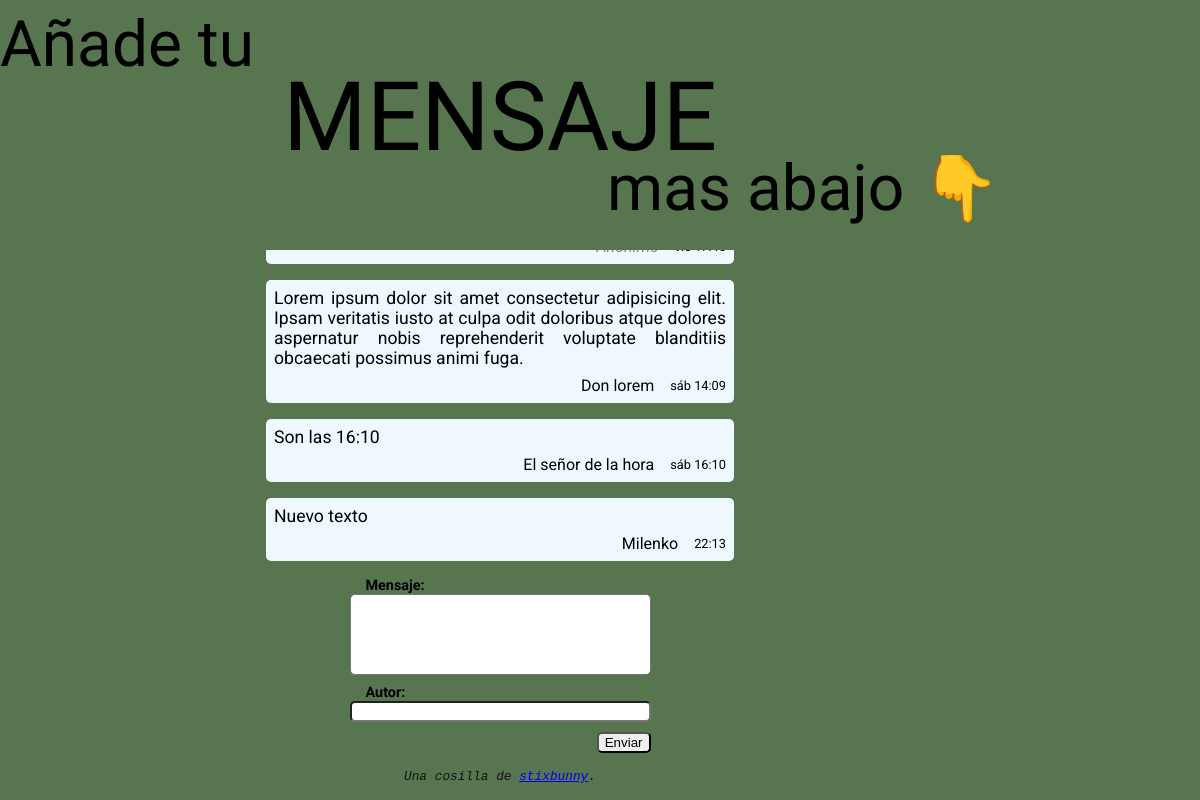
The page / on the database its author committed.
### web/models.py (models this page shows)
class Message(models.Model):
    text = models.CharField("Mensaje", max_length=200)
    pub_date = models.DateTimeField("date published", auto_now_add=True, blank=True)
    author = models.CharField("Autor", max_length=50, blank=True, null=True)
    @property
    def is_within_a_day(self):
        now = datetime.now(timezone.utc)
        created_at = self.pub_date
        if (now - created_at).total_seconds() <= 24 * 60 * 60:
            return True
        else:
            return False
    @property
    def is_within_a_week(self):
        now = datetime.now(timezone.utc)
        created_at = self.pub_date
        if (now - created_at).days <= 7:
            return True
        else:
            return False

### web/views.py (the view)
# urls.py: path("", form),
def form(request):
    messages = Message.objects.all().order_by("-pub_date")
    if request.method == "POST":
        form = MessageForm(request.POST)
        if form.is_valid():
            message = Message.objects.create(**form.cleaned_data)
            message.save()
        return HttpResponseRedirect("/")
    else:
        form = MessageForm()
    return render(
        request,
        "index.html",
        {"form": form, "messages": messages},
    )

### web/forms.py
class MessageForm(forms.Form):
    text = forms.CharField(
        label = "Mensaje",
        max_length=200,
        widget=forms.Textarea(attrs={"class": "form-control", "rows":5}),
    )
    author = forms.CharField(
        label = "Autor",
        required = False,
        max_length=50,
        widget=forms.TextInput(attrs={"class": "form-control"}),
    )

### web/templates/index.html (shortened to what this page needs)
{% load static %}
<!DOCTYPE html>
<html lang="en">
<head>
  <link rel="stylesheet" href="{% static './css/style.css' %}">
</head>
<body>
	<div class="box">
		<header>
			<section id="title">
				<span id="title-one">Añade tu</span>
				<span id="title-two">MENSAJE</span>
				<span id="title-three">mas abajo 👇</span>
			</section>
		</header>
		<main>
			{% for message in messages %}
			<div class="message">
				<div class="message-text">{{message.text}}</div>
				<div class="message-info">
				{% if message.author %}
					<div class="message-author">{{message.author}}</div>
				{% else %}
					<div class="message-author anon">Anónimo</div>
				{% endif %}
					<div class="message-date">
					{% if message.is_within_a_day %}
					{{message.pub_date|time:"H:i"}}
					{% elif message.is_within_a_week %}
					{{message.pub_date|date:"D"}} {{message.pub_date|time:"H:i"}}
					{% else %}
					{{message.pub_date|date:"SHORT_DATE_FORMAT"}}
					{% endif %}
					</div>
				</div>
			</div>
			{% endfor %}
		</main>
		<footer>
			<section>
				<form action="" method="post">
				{% for field in form %}
					<div class="field-wrapper">
						{{field.label_tag}}
						{{field}}
					</div>
				{% endfor %}
					<button>Enviar</button>
				</form>
			</section>
			<section>
				Una cosilla de <a href="https://github.com/stixbunny">stixbunny</a>.
			</section>
		</footer>
	</div>
</body>
</html>

### web/static/css/style.css (style rules this page uses)
body { box-sizing: border-box; margin: 0; padding: 0; background-color: rgb(87, 117, 78); color: black; max-width: 1000px; height: 100dvh; font-family: "Roboto"; }
.box { display: flex; flex-direction: column; gap: 1rem; height: 100%; }
header { margin: 1rem 0 1rem 0; flex: 0 1 auto; }
#title { font-family: "Patua One"; font-size: 4rem; display: flex; flex-direction: column; line-height: 90%; }
#title-one { text-align: left; }
#title-two { font-size: 6rem; line-height: 90%; text-align: center; }
#title-three { text-align: right; }
main { display: flex; flex: 1 1 auto; flex-direction: column-reverse; gap: 1rem; max-width: min(80%, 500px); overflow-y: auto; margin: 0 auto; }
.message { text-align: justify; background-color: aliceblue; border-radius: 5px; margin-left: 1rem; margin-right: 1rem; padding: 0.5rem; display: grid; gap: 0.5rem; }
.message-info { display: flex; justify-content: end; align-items: center; gap: 1rem; }
.message-text { font-size: 1.1rem; }
.message-author { font-size: 1rem; }
.message-date { font-size: 0.8rem; }
.anon { color: lightslategray; font-style: italic; }
footer { display: flex; flex: 0 1 auto; flex-direction: column; margin: 0 auto; gap: 1rem; max-width: 500px; }
form { display: grid; gap: 0.6rem; padding: 0 0.5rem 0 0.5rem; }
form label { margin-left: 1rem; font-size: 0.9rem; font-weight: 700; text-align: left; }
.field-wrapper { display: grid; }
textarea { resize: none; font-family: 'Roboto'; }
input, textarea, button { border-radius: 5px; }
button { width: fit-content; justify-self: right; }
footer > section:last-child { font-family: 'Courier New', Courier, monospace; font-size: 0.8rem; font-style: italic; text-align: center; color: rgb(17, 17, 17); margin-bottom: 1rem; }

### rows shown on the page
Message: text "Nuevo texto", author "Milenko", pub_date "22:13"
Message: text "Son las 16:10", author "El señor de la hora", pub_date "sáb", pub_date "16:10"
Message: text "Lorem ipsum dolor sit amet consectetur adipisicing elit. Ipsam veritatis iusto at culpa odit doloribus atque dolores aspernatur nobis reprehenderit voluptate blanditiis obcaecati possimus animi fuga.", author "Don lorem", pub_date "sáb", pub_date "14:09"
Message: author "Anónimo"

### other values the page prints
{{ field.label_tag }} "Mensaje:" "Autor:"
